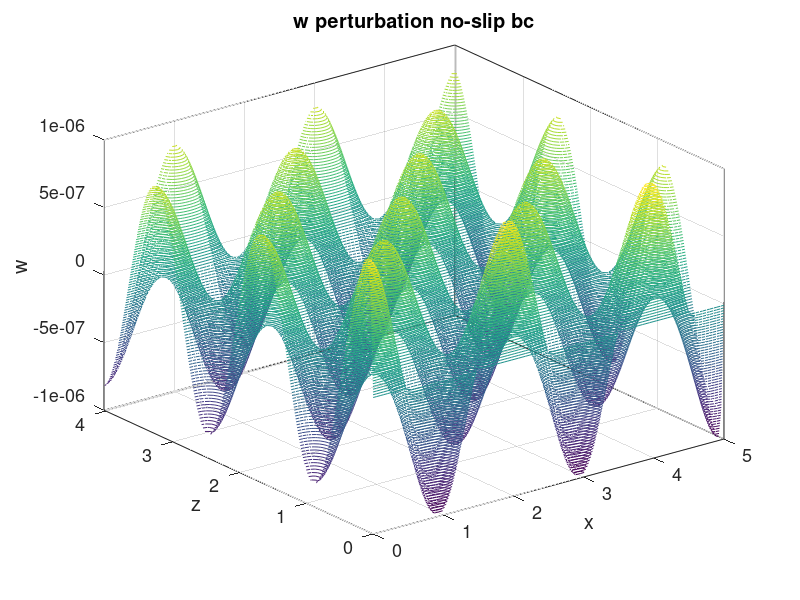
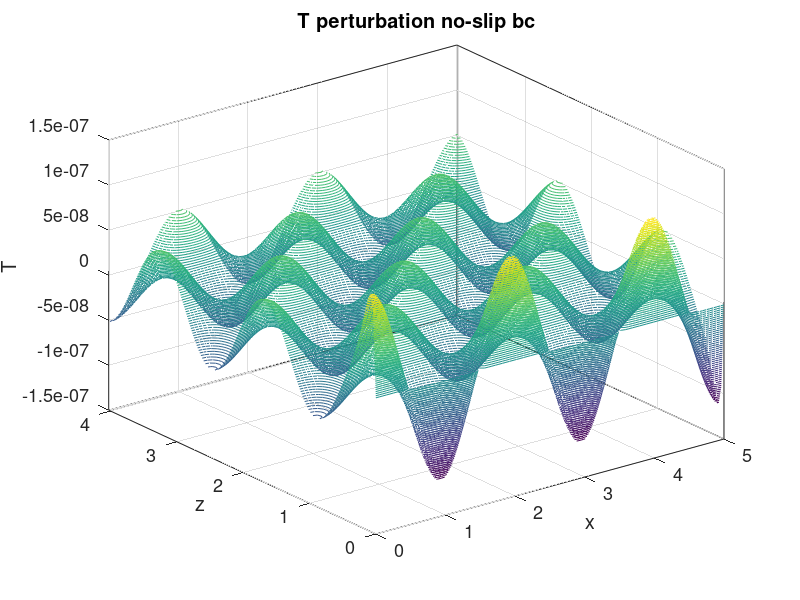
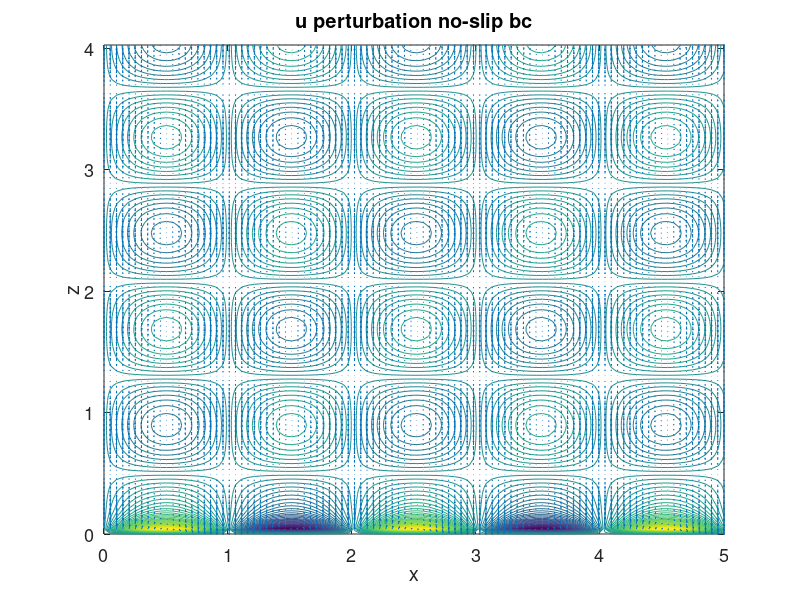
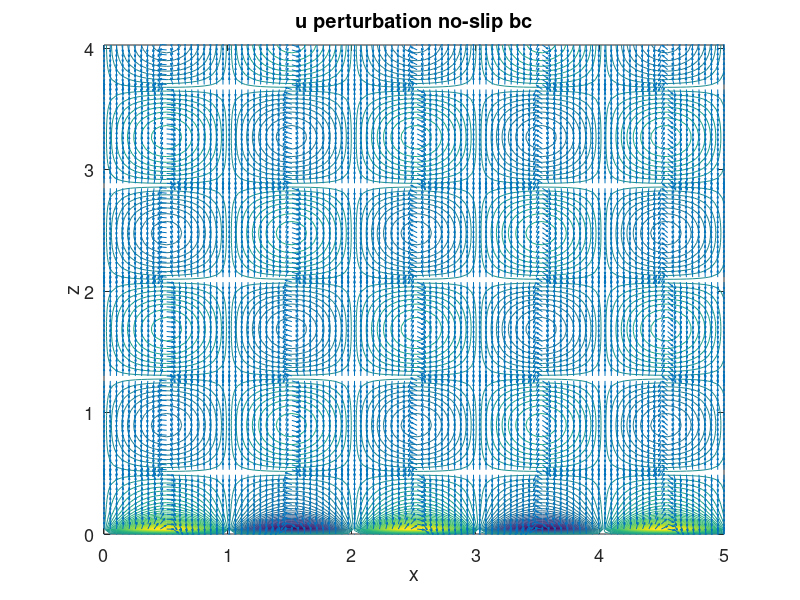

MATLAB code to generate these figures, in order:
%% No slip boundary conditions
close all 
clear all
set(0, 'DefaultAxesFontSize', 13)

% We supose sigma=0 and ky=0 as we have rolls (v=0)
d=5e-3; % m
K=1.4e-7; % diffusion constat
Gamma=10000.0; % temperature gradient
k=3.12; % wavenumber
Ra=1708; % Rayleigh number
X=linspace(0,5,100);
Z=linspace(0,4*pi/k,100);
[x,z]=meshgrid(X,Z);
C=K/(Gamma*d^2);
lam=(Ra/k^4)^(1/3);
q0=k*(lam-1)^.5;
q=k*(1+lam/2*(1+1i*sqrt(3)))^.5;
Q=[1i*q0 -1i*q0 q -q conj(q) -conj(q)];
Q=Q([1 3 5]);
%M=[cosh(Q*z); Q.*sinh(Q*z); Q.^4.*cosh(Q*z)-2*k^2*Q.^2.*cosh(Q*z)+k^4*cosh(Q*z)];
%M=[cosh(Q/2); Q.*sinh(Q/2); Q.^4.*cosh(Q/2)-2*k^2*Q.^2.*cosh(Q/2)+k^4*cosh(Q/2)];
% We know that M(1,:)=W; M(2,:)=DW; M(3,:)=(D^2-k^2)^2 and
% W=A*M(1,1)+B*M(1,2)+C*M(1,3) so we hace to find the coefficients A,B,C
% As the system is over ranked we will impose A=1. To obtain B and C then
% we proceed in this way:

W=zeros(length(X)); DW=zeros(length(X));DDW=zeros(length(X));
ii=1;
for zz=0:4*pi/(99*k):4*pi/k
M=[cosh(Q*zz); Q.*sinh(Q*zz); Q.^4.*cosh(Q*zz)-2*k^2*Q.^2.*cosh(Q*zz)+k^4*cosh(Q*zz)];
Mcoef=M(1:3,2:3);
b=[-M(1,1) -M(2,1) -M(3,1)]';
coef=Mcoef\b;
coef=[1; coef];
Wvec=cosh(Q(1)*zz)+coef(2)*cosh(Q(2)*zz)+coef(3)*cosh(Q(3)*zz);
W(ii,:)=ones(1,length(X))* Wvec;
DWvec=Q(1)*sinh(Q(1)*zz)+ coef(2)*Q(2)*sinh(Q(2)*zz)+coef(3)*Q(3)*sinh(Q(3)*zz);
DW(ii,:)=ones(1,length(X))* DWvec;
DDWvec=(Q(1)^4.*cosh(Q(1)*zz)-2*k^2*Q(1)^2.*cosh(Q(1)*zz)+k^4*cosh(Q(1)*zz))+coef(2)*(Q(2)^4.*cosh(Q(2)*zz)-2*k^2*Q(2)^2.*cosh(Q(2)*zz)+k^4*cosh(Q(2)*zz))...
    +coef(3)*(Q(3)^4.*cosh(Q(3)*zz)-2*k^2*Q(3)^2.*cosh(Q(3)*zz)+k^4*cosh(Q(3)*zz));
DDW(ii,:)=ones(1,length(X))* DDWvec;
ii=ii+1;
end


wpert=C*real(W.*(cos(k*x)+1i*sin(k*x)));

tpert=(1/(Ra*k^2))*real(DDW.*(cos(k*x)+1i*sin(k*x)));

upert=(C/k)*real(DW.*(1i*cos(k*x)-sin(k*x)));

figure(1)
contour3(x,z,wpert,100)
title('w perturbation no-slip bc')
xlabel('x')
ylabel('z')
zlabel('w')
figure(2)
contour3(x,z,tpert,100)
title('T perturbation no-slip bc')
xlabel('x')
ylabel('z')
zlabel('T')
figure(3)
contour(x,z,upert,70)
title('u perturbation no-slip bc')
xlabel('x')
ylabel('z')
hold on
quiver(x,z,upert,wpert)
figure(4)
contour(x,z,upert,70)
title('u perturbation no-slip bc')
xlabel('x')
ylabel('z')
hold on
for i = 1:numel(x)
    mody=sqrt(upert(i)^2+wpert(i)^2); 
    %normalitzem les fletxes de manera que totes tinguin modul 1
    upert(i) = upert(i)/mody;
    wpert(i) = wpert(i)/mody;
end
quiver(x,z,upert,wpert)

%% stress-free boundary conditions
W=zeros(length(X)); D2W=zeros(length(X));DDW=zeros(length(X)); DW=zeros(length(X));
ii=1;
for zz=0:4*pi/(99*k):4*pi/k
M=[cosh(Q*zz); (Q.^2).*cosh(Q*zz); Q.^4.*cosh(Q*zz)-2*k^2*Q.^2.*cosh(Q*zz)+k^4*cosh(Q*zz)];
Mcoef=M(1:3,2:3);
b=[-M(1,1) -M(2,1) -M(3,1)]';
coef=Mcoef\b;
coef=[1; coef];
Wvec=cosh(Q(1)*zz)+coef(2)*cosh(Q(2)*zz)+coef(3)*cosh(Q(3)*zz);
W(ii,:)=ones(1,length(X))* Wvec;
DWvec=Q(1)*sinh(Q(1)*zz)+ coef(2)*Q(2)*sinh(Q(2)*zz)+coef(3)*Q(3)*sinh(Q(3)*zz);
DW(ii,:)=ones(1,length(X))* DWvec;
D2Wvec=(Q(1)^2)*cosh(Q(1)*zz)+ coef(2)*(Q(2)^2)*cosh(Q(2)*zz)+coef(3)*(Q(3)^2)*cosh(Q(3)*zz);
D2W(ii,:)=ones(1,length(X))* D2Wvec;
DDWvec=(Q(1)^4.*cosh(Q(1)*zz)-2*k^2*Q(1)^2.*cosh(Q(1)*zz)+k^4*cosh(Q(1)*zz))+coef(2)*(Q(2)^4.*cosh(Q(2)*zz)-2*k^2*Q(2)^2.*cosh(Q(2)*zz)+k^4*cosh(Q(2)*zz))...
    +coef(3)*(Q(3)^4.*cosh(Q(3)*zz)-2*k^2*Q(3)^2.*cosh(Q(3)*zz)+k^4*cosh(Q(3)*zz));
DDW(ii,:)=ones(1,length(X))* DDWvec;
ii=ii+1;
end

wpert=C*real(W.*(cos(k*x)+1i*sin(k*x)));

tpert=(1/(Ra*k^2))*real(DDW.*(cos(k*x)+1i*sin(k*x)));

upert=(C/k)*real(DW.*(1i*cos(k*x)-sin(k*x)));

figure(5)
contour3(x,z,wpert,100)
title('w perturbation sf bc')
xlabel('x')
ylabel('z')
zlabel('w')
figure(6)
contour3(x,z,tpert,100)
title('T perturbation sf bc')
xlabel('x')
ylabel('z')
zlabel('T')
figure(7)
contour(x,z,upert,70)
title('u perturbation sf bc')
xlabel('x')
ylabel('z')
hold on
quiver(x,z,upert,wpert)
figure(8)
contour(x,z,upert,70)
title('u perturbation sf bc')
xlabel('x')
ylabel('z')
hold on
for i = 1:numel(x)
    mody=sqrt(upert(i)^2+wpert(i)^2); 
    %normalitzem les fletxes de manera que totes tinguin modul 1
    upert(i) = upert(i)/mody;
    wpert(i) = wpert(i)/mody;
end
quiver(x,z,upert,wpert)